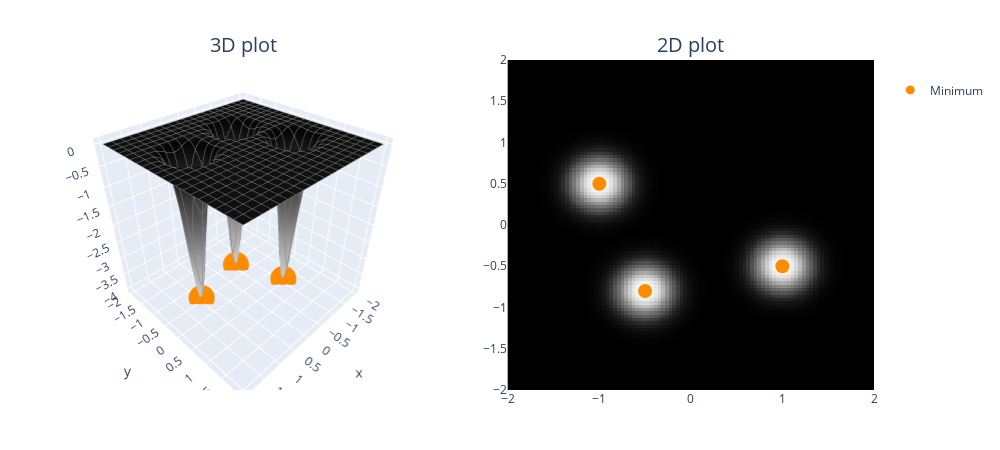

Notebook source saved alongside this figure:
### Markdown cell above
Note that the focus shouldn't be on figuring out "which one is the best optimizer" - this loss landscape (and other examples we'll give you) were specifically designed to be pathological, and exhibit interesting kinds of behaviours from optimizers. The focus should instead be on understanding how the characteristics of optimizers we discussed in the previous sections are reflected visually in the plots produced on these loss landscapes. Some questions you might want to ask:

- We discussed that Adam (and AdamW) center their first and second moments, so that the early values are large - otherwise they start off small and take a long time to grow. Is this reflected in the plots, i.e. with Adam/AdamW taking larger early steps relative to SGD or RMSprop?
- The momentum used in SGD and RMSprop causes acceleration until "terminal velocity", which is usually a higher cap than Adam and AdamW. Is this reflected in the step size (and the instability) of those optimizers? Do Adam and AdamW seem to adapt slightly faster when they enter new terrain?
- Are there any landscapes where weight decay is advantageous, and can you see why it would be?

Some more functions you might want to try out (with their minima marked on the plots):

### Code cell
def bivariate_gaussian(x, y, x_mean=0.0, y_mean=0.0, x_sig=1.0, y_sig=1.0):
    norm = 1 / (2 * np.pi * x_sig * y_sig)
    x_exp = 0.5 * ((x - x_mean) ** 2) / (x_sig**2)
    y_exp = 0.5 * ((y - y_mean) ** 2) / (y_sig**2)
    return norm * t.exp(-x_exp - y_exp)


means = [(1.0, -0.5), (-1.0, 0.5), (-0.5, -0.8)]


def neg_trimodal_func(x, y):
    """
    This function has 3 global minima, at `means`. Unstable methods can overshoot these minima, and
    non-adaptive methods can fail to converge to them in the first place given how shallow the
    gradients are everywhere except in the close vicinity of the minima.
    """
    z = -bivariate_gaussian(x, y, x_mean=means[0][0], y_mean=means[0][1], x_sig=0.2, y_sig=0.2)
    z -= bivariate_gaussian(x, y, x_mean=means[1][0], y_mean=means[1][1], x_sig=0.2, y_sig=0.2)
    z -= bivariate_gaussian(x, y, x_mean=means[2][0], y_mean=means[2][1], x_sig=0.2, y_sig=0.2)
    return z


plot_fn(neg_trimodal_func, x_range=(-2, 2), y_range=(-2, 2), min_points=means)

### Figure 1 — Plotly figure (JSON) as saved in the notebook; plotly's stock layout.template omitted (floating-point values rounded to 4 significant figures; data arrays with more than 128 entries replaced by an {"elided": "..."} marker saying what was removed)
{"data": [{"colorscale": [[0, "rgb(255,255,255)"], [0.125, "rgb(240,240,240)"], [0.25, "rgb(217,217,217)"], [0.375, "rgb(189,189,189)"], [0.5, "rgb(150,150,150)"], [0.625, "rgb(115,115,115)"], [0.75, "rgb(82,82,82)"], [0.875, "rgb(37,37,37)"], [1, "rgb(0,0,0)"]], "contours": {"x": {"color": "grey", "end": 2, "show": true, "size": 0.2, "start": -2}, "y": {"color": "grey", "end": 2, "show": true, "size": 0.2, "start": -2}}, "hovertemplate": "<b>x</b> = %{x:.2f}<br><b>y</b> = %{y:.2f}<br><b>z</b> = %{z:.2f}</b>", "scene": "scene", "showscale": false, "type": "surface", "x": [-2, -1.96, -1.919, -1.879, -1.838, -1.798, -1.758, -1.717, -1.677, -1.636, -1.596, -1.556, -1.515, -1.475, -1.434, -1.394, -1.354, -1.313, -1.273, -1.232, -1.192, -1.152, -1.111, -1.071, -1.03, -0.9899, -0.9495, -0.9091, -0.8687, -0.8283, -0.7879, -0.7475, -0.7071, -0.6667, -0.6263, -0.5859, -0.5455, -0.5051, -0.4646, -0.4242, -0.3838, -0.3434, -0.303, -0.2626, -0.2222, -0.1818, -0.1414, -0.101, -0.06061, -0.0202, 0.0202, 0.06061, 0.101, 0.1414, 0.1818, 0.2222, 0.2626, 0.303, 0.3434, 0.3838, 0.4242, 0.4646, 0.5051, 0.5455, 0.5859, 0.6263, 0.6667, 0.7071, 0.7475, 0.7879, 0.8283, 0.8687, 0.9091, 0.9495, 0.9899, 1.03, 1.071, 1.111, 1.152, 1.192, 1.232, 1.273, 1.313, 1.354, 1.394, 1.434, 1.475, 1.515, 1.556, 1.596, 1.636, 1.677, 1.717, 1.758, 1.798, 1.838, 1.879, 1.919, 1.96, 2], "y": [-2, -1.96, -1.919, -1.879, -1.838, -1.798, -1.758, -1.717, -1.677, -1.636, -1.596, -1.556, -1.515, -1.475, -1.434, -1.394, -1.354, -1.313, -1.273, -1.232, -1.192, -1.152, -1.111, -1.071, -1.03, -0.9899, -0.9495, -0.9091, -0.8687, -0.8283, -0.7879, -0.7475, -0.7071, -0.6667, -0.6263, -0.5859, -0.5455, -0.5051, -0.4646, -0.4242, -0.3838, -0.3434, -0.303, -0.2626, -0.2222, -0.1818, -0.1414, -0.101, -0.06061, -0.0202, 0.0202, 0.06061, 0.101, 0.1414, 0.1818, 0.2222, 0.2626, 0.303, 0.3434, 0.3838, 0.4242, 0.4646, 0.5051, 0.5455, 0.5859, 0.6263, 0.6667, 0.7071, 0.7475, 0.7879, 0.8283, 0.8687, 0.9091, 0.9495, 0.9899, 1.03, 1.071, 1.111, 1.152, 1.192, 1.232, 1.273, 1.313, 1.354, 1.394, 1.434, 1.475, 1.515, 1.556, 1.596, 1.636, 1.677, 1.717, 1.758, 1.798, 1.838, 1.879, 1.919, 1.96, 2], "z": {"elided": "100x100 float values"}}, {"colorscale": [[0, "rgb(255,255,255)"], [0.125, "rgb(240,240,240)"], [0.25, "rgb(217,217,217)"], [0.375, "rgb(189,189,189)"], [0.5, "rgb(150,150,150)"], [0.625, "rgb(115,115,115)"], [0.75, "rgb(82,82,82)"], [0.875, "rgb(37,37,37)"], [1, "rgb(0,0,0)"]], "customdata": {"elided": "100x100 float values"}, "hovertemplate": "<b>x</b> = %{x:.2f}<br><b>y</b> = %{y:.2f}<br><b>z</b> = %{customdata:.2f}</b>", "showscale": false, "type": "heatmap", "x": [-2, -1.96, -1.919, -1.879, -1.838, -1.798, -1.758, -1.717, -1.677, -1.636, -1.596, -1.556, -1.515, -1.475, -1.434, -1.394, -1.354, -1.313, -1.273, -1.232, -1.192, -1.152, -1.111, -1.071, -1.03, -0.9899, -0.9495, -0.9091, -0.8687, -0.8283, -0.7879, -0.7475, -0.7071, -0.6667, -0.6263, -0.5859, -0.5455, -0.5051, -0.4646, -0.4242, -0.3838, -0.3434, -0.303, -0.2626, -0.2222, -0.1818, -0.1414, -0.101, -0.06061, -0.0202, 0.0202, 0.06061, 0.101, 0.1414, 0.1818, 0.2222, 0.2626, 0.303, 0.3434, 0.3838, 0.4242, 0.4646, 0.5051, 0.5455, 0.5859, 0.6263, 0.6667, 0.7071, 0.7475, 0.7879, 0.8283, 0.8687, 0.9091, 0.9495, 0.9899, 1.03, 1.071, 1.111, 1.152, 1.192, 1.232, 1.273, 1.313, 1.354, 1.394, 1.434, 1.475, 1.515, 1.556, 1.596, 1.636, 1.677, 1.717, 1.758, 1.798, 1.838, 1.879, 1.919, 1.96, 2], "xaxis": "x", "y": [-2, -1.96, -1.919, -1.879, -1.838, -1.798, -1.758, -1.717, -1.677, -1.636, -1.596, -1.556, -1.515, -1.475, -1.434, -1.394, -1.354, -1.313, -1.273, -1.232, -1.192, -1.152, -1.111, -1.071, -1.03, -0.9899, -0.9495, -0.9091, -0.8687, -0.8283, -0.7879, -0.7475, -0.7071, -0.6667, -0.6263, -0.5859, -0.5455, -0.5051, -0.4646, -0.4242, -0.3838, -0.3434, -0.303, -0.2626, -0.2222, -0.1818, -0.1414, -0.101, -0.06061, -0.0202, 0.0202, 0.06061, 0.101, 0.1414, 0.1818, 0.2222, 0.2626, 0.303, 0.3434, 0.3838, 0.4242, 0.4646, 0.5051, 0.5455, 0.5859, 0.6263, 0.6667, 0.7071, 0.7475, 0.7879, 0.8283, 0.8687, 0.9091, 0.9495, 0.9899, 1.03, 1.071, 1.111, 1.152, 1.192, 1.232, 1.273, 1.313, 1.354, 1.394, 1.434, 1.475, 1.515, 1.556, 1.596, 1.636, 1.677, 1.717, 1.758, 1.798, 1.838, 1.879, 1.919, 1.96, 2], "yaxis": "y", "z": {"elided": "100x100 float values"}}, {"marker": {"color": "darkorange", "size": 9}, "mode": "markers", "name": "<br>Minimum<br>", "showlegend": true, "type": "scatter3d", "x": [1], "y": [-0.5], "z": [-3.979]}, {"marker": {"color": "darkorange", "size": 14}, "mode": "markers", "showlegend": false, "type": "scatter", "x": [1], "y": [-0.5]}, {"marker": {"color": "darkorange", "size": 9}, "mode": "markers", "name": "<br>Minimum<br>", "showlegend": false, "type": "scatter3d", "x": [-1], "y": [0.5], "z": [-3.979]}, {"marker": {"color": "darkorange", "size": 14}, "mode": "markers", "showlegend": false, "type": "scatter", "x": [-1], "y": [0.5]}, {"marker": {"color": "darkorange", "size": 9}, "mode": "markers", "name": "<br>Minimum<br>", "showlegend": false, "type": "scatter3d", "x": [-0.5], "y": [-0.8], "z": [-3.979]}, {"marker": {"color": "darkorange", "size": 14}, "mode": "markers", "showlegend": false, "type": "scatter", "x": [-0.5], "y": [-0.8]}], "layout": {"annotations": [{"font": {"size": 20}, "showarrow": false, "text": "3D plot", "x": 0.225, "xanchor": "center", "xref": "paper", "y": 1, "yanchor": "bottom", "yref": "paper"}, {"font": {"size": 20}, "showarrow": false, "text": "2D plot", "x": 0.775, "xanchor": "center", "xref": "paper", "y": 1, "yanchor": "bottom", "yref": "paper"}], "height": 450, "margin": {"b": 60, "l": 60, "r": 60, "t": 60}, "scene": {"aspectmode": "cube", "domain": {"x": [0, 0.45], "y": [0, 1]}}, "title": {"font": {"size": 40}}, "width": 1000, "xaxis": {"anchor": "y", "domain": [0.55, 1], "range": [-2, 2]}, "yaxis": {"anchor": "x", "domain": [0, 1], "range": [-2, 2]}}}
